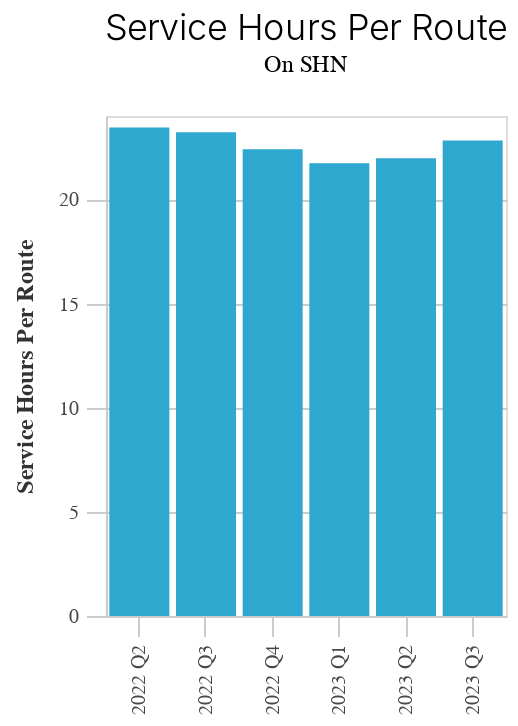

This figure's notebook cell:
### Code cell
o1

### Figure 1 — Vega-Lite specification as saved in the notebook (floating-point values rounded to 4 significant figures)
{"config": {"view": {"continuousWidth": 300, "continuousHeight": 300}, "axis": {"domainColor": "#cbcbcb", "grid": true, "gridColor": "#cbcbcb", "gridWidth": 1, "labelColor": "#474747", "labelFont": "Nunito Sans", "labelFontSize": 10, "labelPadding": 4, "tickColor": "#cbcbcb", "tickSize": 10, "titleColor": "#333", "titleFont": "Raleway", "titleFontSize": 12, "titlePadding": 10}, "axisBand": {"grid": false}, "background": "white", "font": "Raleway", "header": {"labelFont": "Nunito Sans", "titleFont": "Raleway"}, "legend": {"labelColor": "#333", "labelFont": "Nunito Sans", "labelFontSize": 11, "labelLimit": 0, "padding": 1, "symbolSize": 30, "symbolType": "square", "titleColor": "#333", "titleFont": "Raleway", "titleFontSize": 14, "titlePadding": 10}, "title": {"anchor": "middle", "font": "Raleway", "fontSize": 18, "fontWeight": 300, "offset": 20}}, "hconcat": [{"mark": {"type": "bar"}, "encoding": {"color": {"value": "#2EA8CE"}, "tooltip": [{"field": "year", "type": "quantitative"}, {"field": "quarter", "type": "nominal"}, {"field": "year_quarter", "type": "nominal"}, {"field": "variable", "type": "nominal"}, {"field": "category", "type": "nominal"}, {"field": "value", "type": "quantitative"}], "x": {"field": "year_quarter", "title": null, "type": "ordinal"}, "y": {"field": "value", "title": "Service Hours Per Route", "type": "quantitative"}}, "height": 250, "name": "view_3", "title": {"text": "Service Hours Per Route", "subtitle": "On SHN"}, "width": 200}], "data": {"name": "data-eb08bdb322d75311812b3e2ef5ecfbcb"}, "params": [{"name": "param_3", "select": {"type": "interval", "encodings": ["x", "y"]}, "bind": "scales", "views": ["view_3"]}], "resolve": {"scale": {"y": "independent"}}, "spacing": 25, "$schema": "https://vega.github.io/schema/vega-lite/v5.8.0.json", "datasets": {"data-eb08bdb322d75311812b3e2ef5ecfbcb": [{"category": "On SHN", "variable": "service_hours_per_route", "value": 23.45, "service_date": "2022-05-04", "year_quarter": "2022 Q2", "quarter": "Q2", "year": 2022}, {"category": "On SHN", "variable": "service_hours_per_route", "value": 23.22, "service_date": "2022-08-17", "year_quarter": "2022 Q3", "quarter": "Q3", "year": 2022}, {"category": "On SHN", "variable": "service_hours_per_route", "value": 22.41, "service_date": "2022-10-12", "year_quarter": "2022 Q4", "quarter": "Q4", "year": 2022}, {"category": "On SHN", "variable": "service_hours_per_route", "value": 21.73, "service_date": "2023-01-18", "year_quarter": "2023 Q1", "quarter": "Q1", "year": 2023}, {"category": "On SHN", "variable": "service_hours_per_route", "value": 21.97, "service_date": "2023-04-12", "year_quarter": "2023 Q2", "quarter": "Q2", "year": 2023}, {"category": "On SHN", "variable": "service_hours_per_route", "value": 22.83, "service_date": "2023-07-12", "year_quarter": "2023 Q3", "quarter": "Q3", "year": 2023}]}}
